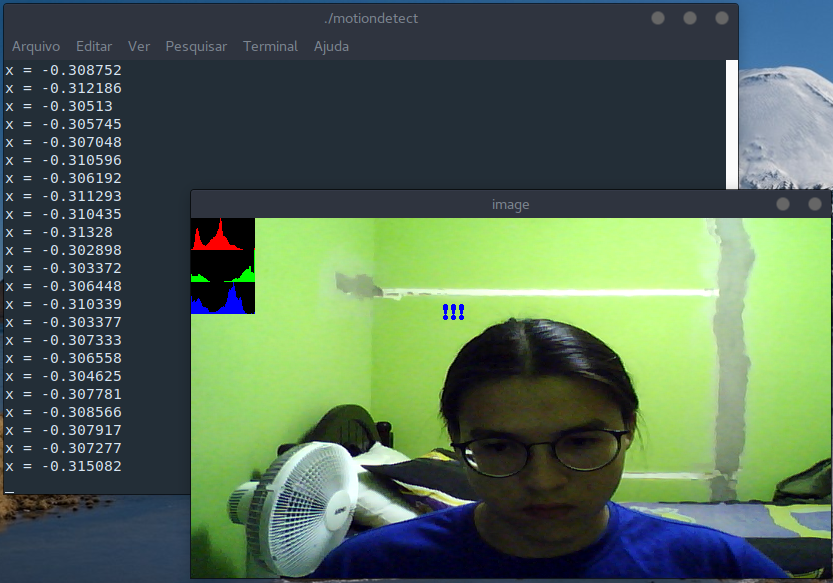
//> input picture u1/cap4_motion/img_saida.png, 833 x 583 px, given in place of the camera
$ ./motiondetect   (built with g++ and OpenCV 4)
//> lines starting //> are read from the running program, lines starting //| are printed output that depends on the picture
#include <iostream>
#include <cv.h>
#include <highgui.h>
#include <opencv2/opencv.hpp>
using namespace cv;
using namespace std;
//
int main(int argc, char** argv){
  Mat image;
  int width, height;
  VideoCapture cap;
  vector<Mat> planes;
  Mat hg_old, hg_new;
//
  Mat histR, histG, histB;
  int nbins = 64;
  float range[] = {0, 256};
  const float *histrange = { range };
  bool uniform = true;
  bool acummulate = false;
//
  cap.open(0);
  if(!cap.isOpened()){
    cout << "camera indisponivel";
    return -1;
  }
//
  width  = cap.get(CV_CAP_PROP_FRAME_WIDTH);
  height = cap.get(CV_CAP_PROP_FRAME_HEIGHT);
  cout << "largura = " << width << endl;
  cout << "altura  = " << height << endl;
//
  int histw = nbins, histh = nbins/2;
  Mat histImgR(histh, histw, CV_8UC3, Scalar(0,0,0));
  Mat histImgG(histh, histw, CV_8UC3, Scalar(0,0,0));
  Mat histImgB(histh, histw, CV_8UC3, Scalar(0,0,0));
//As análises serão feitas utilizando o primeiro histograma, ou seja, da primeira imagem tirada do ambiente.
//Dessa forma, qualquer alteração dentro do limite x informará movimentação.
  cap >> image;
//> image is the input picture: 583 rows x 833 cols, CV_8UC3; mean B, G, R 83.6, 104.3, 82.3
  split (image, planes);
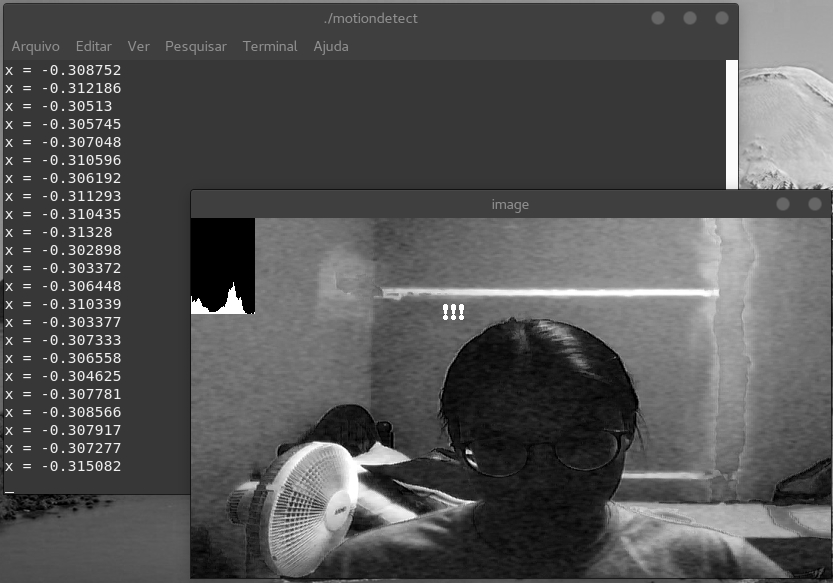
//> planes[0]: 583 rows x 833 cols, CV_8UC1; min 0, max 255, mean 83.6
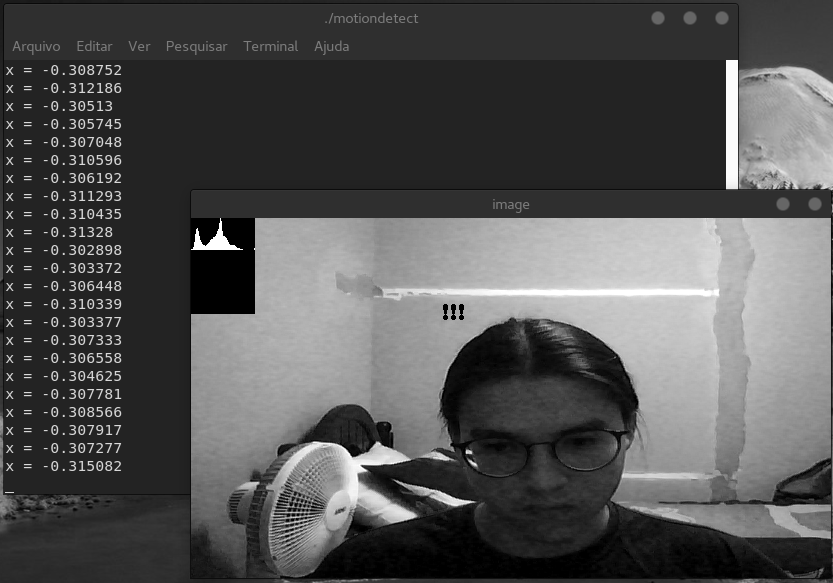
//> planes[2]: 583 rows x 833 cols, CV_8UC1; min 0, max 255, mean 82.3
  calcHist(&planes[1], 1, 0, Mat(), hg_old, 1, &nbins, &histrange, uniform, acummulate);
//> hg_old = 64 values, max 140092 at index 11, min 1130 at index 31, mean 7588.1
  double x = 0;
//
  while(1){
    cap >> image;
    resize(image, image, Size(640,360));
//> image: 360 rows x 640 cols, CV_8UC3
// DETECCAO DE MOVIMENTO
    split (image, planes);
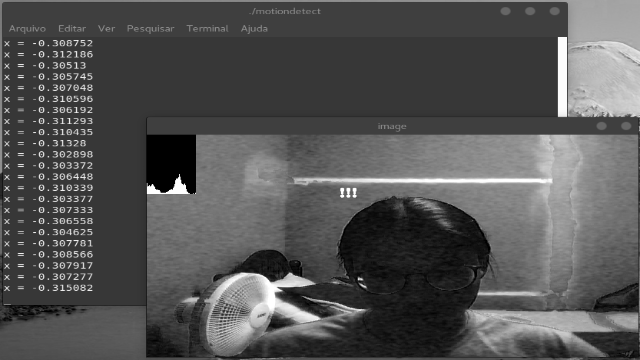
//> planes[0]: 360 rows x 640 cols, CV_8UC1; min 0, max 255, mean 83.5
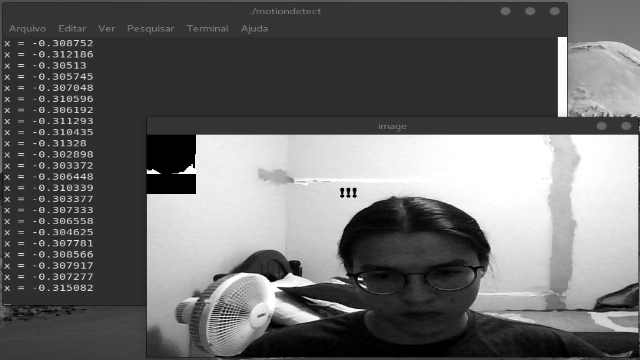
//> planes[1]: 360 rows x 640 cols, CV_8UC1; min 0, max 255, mean 104.2
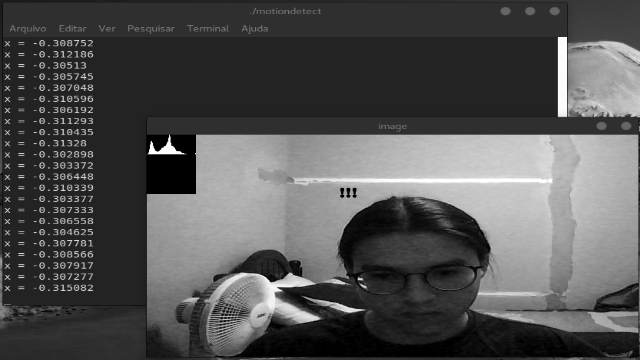
//> planes[2]: 360 rows x 640 cols, CV_8UC1; min 0, max 255, mean 82.2
    calcHist(&planes[1], 1, 0, Mat(), hg_new, 1, &nbins, &histrange, uniform, acummulate);
//> hg_new = 64 values, max 65021 at index 11, min 533 at index 31, mean 3600
    x = compareHist(hg_new, hg_old, CV_COMP_CORREL);
//> x = 1
    cout << "x = "<< x<<endl;
//| x = 0.999741
//
    if(x<-0.25){
    	putText(image, "!!!", cvPoint(250, 100), FONT_HERSHEY_COMPLEX_SMALL, 1, Scalar(255, 0, 0), 2);
    }
//
    calcHist(&planes[0], 1, 0, Mat(), histR, 1,
             &nbins, &histrange,
             uniform, acummulate);
//> histR = 64 values, max 63331 at index 13, min 88 at index 61, mean 3600
    calcHist(&planes[1], 1, 0, Mat(), histG, 1,
             &nbins, &histrange,
             uniform, acummulate);
//> histG has the same summary as hg_new
    calcHist(&planes[2], 1, 0, Mat(), histB, 1,
             &nbins, &histrange,
             uniform, acummulate);
//> histB = 64 values, max 66669 at index 8, min 65 at index 61, mean 3600
//
    normalize(histR, histR, 0, histImgR.rows, NORM_MINMAX, -1, Mat());
//> histR = 64 values, max 32 at index 13, min 0 at index 61, mean 1.78
    normalize(histG, histG, 0, histImgG.rows, NORM_MINMAX, -1, Mat());
//> histG = 64 values, max 32 at index 11, min 0 at index 31, mean 1.52
    normalize(histB, histB, 0, histImgB.rows, NORM_MINMAX, -1, Mat());
//> histB = 64 values, max 32 at index 8, min 0 at index 61, mean 1.7
//
    histImgR.setTo(Scalar(0));
    histImgG.setTo(Scalar(0));
    histImgB.setTo(Scalar(0));
//
    for(int i=0; i<nbins; i++){
      line(histImgR,
           Point(i, histh),
           Point(i, histh-cvRound(histR.at<float>(i))),
           Scalar(0, 0, 255), 1, 8, 0);
      line(histImgG,
           Point(i, histh),
           Point(i, histh-cvRound(histG.at<float>(i))),
           Scalar(0, 255, 0), 1, 8, 0);
      line(histImgB,
           Point(i, histh),
           Point(i, histh-cvRound(histB.at<float>(i))),
           Scalar(255, 0, 0), 1, 8, 0);
    }
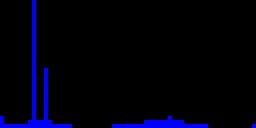
//> histImgB: 32 rows x 64 cols, CV_8UC3 (shown 4 times larger); mean B, G, R 13.1, 0, 0
    histImgR.copyTo(image(Rect(0, 0       ,nbins, histh)));
    histImgG.copyTo(image(Rect(0, histh   ,nbins, histh)));
    histImgB.copyTo(image(Rect(0, 2*histh ,nbins, histh)));
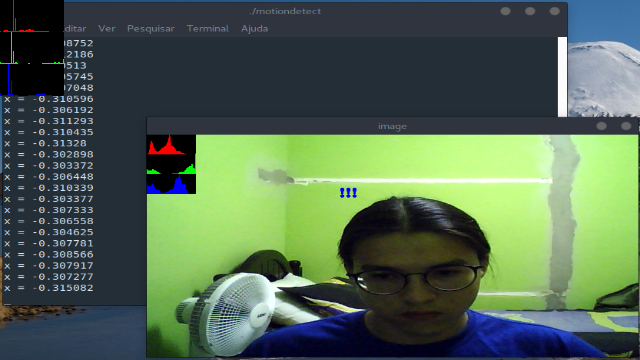
//> image: 360 rows x 640 cols, CV_8UC3; mean B, G, R 81.7, 102.7, 81
    imshow("image", image);
    if(waitKey(30) >= 0) break;
//> the Esc key is pressed
  }
  return 0;
}
